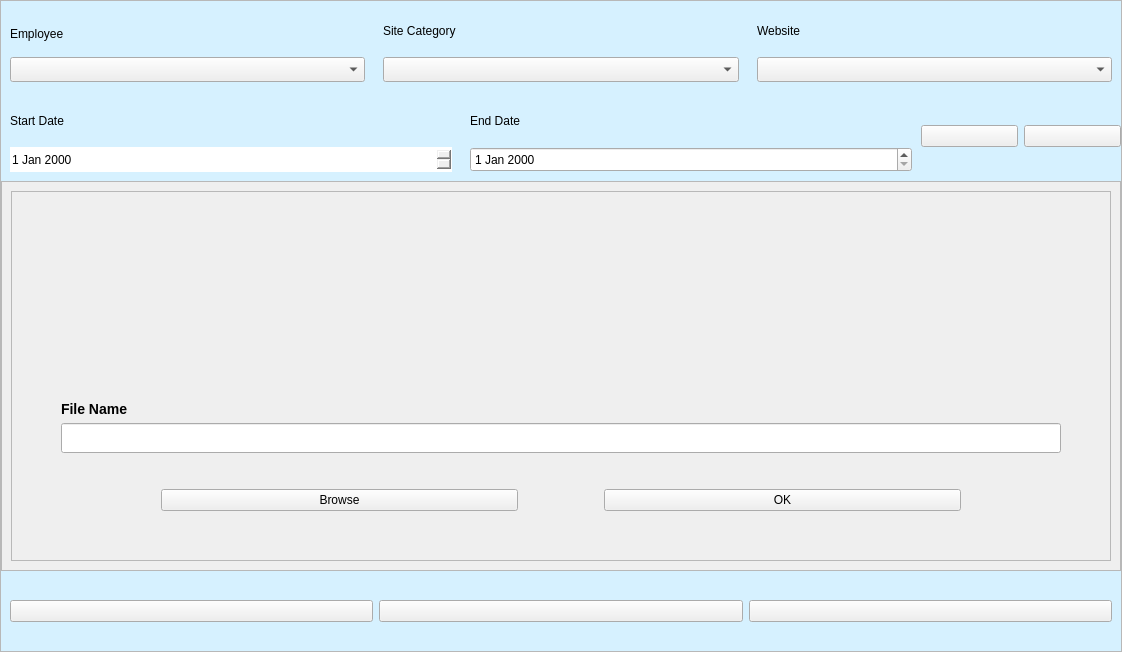
         <widget class="QWidget" name="employee_ui">
          <layout class="QHBoxLayout" name="horizontalLayout_36">
           <property name="leftMargin">
            <number>0</number>
           </property>
           <property name="topMargin">
            <number>0</number>
           </property>
           <property name="rightMargin">
            <number>0</number>
           </property>
           <property name="bottomMargin">
            <number>0</number>
           </property>
           <item>
            <widget class="QFrame" name="workforce__panel_2">
             <property name="frameShape">
              <enum>QFrame::StyledPanel</enum>
             </property>
             <property name="frameShadow">
              <enum>QFrame::Raised</enum>
             </property>
             <layout class="QVBoxLayout" name="verticalLayout_4">
              <property name="spacing">
               <number>0</number>
              </property>
              <property name="leftMargin">
               <number>0</number>
              </property>
              <property name="topMargin">
               <number>0</number>
              </property>
              <property name="rightMargin">
               <number>0</number>
              </property>
              <property name="bottomMargin">
               <number>0</number>
              </property>
              <item alignment="Qt::AlignTop">
               <widget class="QFrame" name="control_block_3">
                <property name="minimumSize">
                 <size>
                  <width>0</width>
                  <height>90</height>
                 </size>
                </property>
                <property name="maximumSize">
                 <size>
                  <width>16777215</width>
                  <height>80</height>
                 </size>
                </property>
                <property name="styleSheet">
                 <string notr="true">QFrame
{
	background: #D6F1FF;
   	border-bottom-right-radius:opx;
	border-bottom-left-radius:opx;
}</string>
                </property>
                <property name="frameShape">
                 <enum>QFrame::StyledPanel</enum>
                </property>
                <property name="frameShadow">
                 <enum>QFrame::Raised</enum>
                </property>
                <layout class="QHBoxLayout" name="horizontalLayout_12">
                 <property name="spacing">
                  <number>0</number>
                 </property>
                 <property name="leftMargin">
                  <number>0</number>
                 </property>
                 <property name="topMargin">
                  <number>0</number>
                 </property>
                 <property name="rightMargin">
                  <number>0</number>
                 </property>
                 <property name="bottomMargin">
                  <number>0</number>
                 </property>
                 <item>
                  <widget class="QFrame" name="e_emploee_block">
                   <property name="frameShape">
                    <enum>QFrame::StyledPanel</enum>
                   </property>
                   <property name="frameShadow">
                    <enum>QFrame::Raised</enum>
                   </property>
                   <layout class="QVBoxLayout" name="verticalLayout_22">
                    <property name="spacing">
                     <number>0</number>
                    </property>
                    <item>
                     <widget class="QLabel" name="e_employee_label">
                      <property name="text">
                       <string>Employee</string>
                      </property>
                     </widget>
                    </item>
                    <item>
                     <widget class="QComboBox" name="e_employee_combo_box">
                      <property name="minimumSize">
                       <size>
                        <width>0</width>
                        <height>25</height>
                       </size>
                      </property>
                     </widget>
                    </item>
                   </layout>
                  </widget>
                 </item>
                 <item>
                  <widget class="QFrame" name="category_bleck_2">
                   <property name="frameShape">
                    <enum>QFrame::StyledPanel</enum>
                   </property>
                   <property name="frameShadow">
                    <enum>QFrame::Raised</enum>
                   </property>
                   <layout class="QVBoxLayout" name="verticalLayout_23">
                    <item>
                     <widget class="QLabel" name="category_label_2">
                      <property name="text">
                       <string>Site Category</string>
                      </property>
                     </widget>
                    </item>
                    <item>
                     <widget class="QComboBox" name="e_category_combo_box">
                      <property name="minimumSize">
                       <size>
                        <width>0</width>
                        <height>25</height>
                       </size>
                      </property>
                     </widget>
                    </item>
                   </layout>
                  </widget>
                 </item>
                 <item>
                  <widget class="QFrame" name="e_website_block">
                   <property name="frameShape">
                    <enum>QFrame::StyledPanel</enum>
                   </property>
                   <property name="frameShadow">
                    <enum>QFrame::Raised</enum>
                   </property>
                   <layout class="QVBoxLayout" name="verticalLayout_24">
                    <item>
                     <widget class="QLabel" name="e_website_label">
                      <property name="text">
                       <string>Website</string>
                      </property>
                     </widget>
                    </item>
                    <item>
                     <widget class="QComboBox" name="e_website_combo_box">
                      <property name="minimumSize">
                       <size>
                        <width>0</width>
                        <height>25</height>
                       </size>
                      </property>
                     </widget>
                    </item>
                   </layout>
                  </widget>
                 </item>
                </layout>
               </widget>
              </item>
              <item alignment="Qt::AlignTop">
               <widget class="QFrame" name="control_block_4">
                <property name="minimumSize">
                 <size>
                  <width>0</width>
                  <height>90</height>
                 </size>
                </property>
                <property name="maximumSize">
                 <size>
                  <width>16777215</width>
                  <height>80</height>
                 </size>
                </property>
                <property name="styleSheet">
                 <string notr="true">QFrame
{
	background: #D6F1FF;
border-radius:opx;
}</string>
                </property>
                <property name="frameShape">
                 <enum>QFrame::StyledPanel</enum>
                </property>
                <property name="frameShadow">
                 <enum>QFrame::Raised</enum>
                </property>
                <layout class="QHBoxLayout" name="horizontalLayout_14">
                 <property name="spacing">
                  <number>0</number>
                 </property>
                 <property name="leftMargin">
                  <number>0</number>
                 </property>
                 <property name="topMargin">
                  <number>0</number>
                 </property>
                 <property name="rightMargin">
                  <number>0</number>
                 </property>
                 <property name="bottomMargin">
                  <number>0</number>
                 </property>
                 <item>
                  <widget class="QFrame" name="start_date_block_2">
                   <property name="styleSheet">
                    <string notr="true">border-radius: 0px;</string>
                   </property>
                   <property name="frameShape">
                    <enum>QFrame::StyledPanel</enum>
                   </property>
                   <property name="frameShadow">
                    <enum>QFrame::Raised</enum>
                   </property>
                   <layout class="QVBoxLayout" name="verticalLayout_39">
                    <item>
                     <widget class="QLabel" name="start_date_label_2">
                      <property name="text">
                       <string>Start Date</string>
                      </property>
                     </widget>
                    </item>
                    <item>
                     <widget class="QDateEdit" name="start_date_edit_2">
                      <property name="minimumSize">
                       <size>
                        <width>0</width>
                        <height>25</height>
                       </size>
                      </property>
                     </widget>
                    </item>
                   </layout>
                  </widget>
                 </item>
                 <item>
                  <widget class="QFrame" name="end_date_blcok_2">
                   <property name="frameShape">
                    <enum>QFrame::StyledPanel</enum>
                   </property>
                   <property name="frameShadow">
                    <enum>QFrame::Raised</enum>
                   </property>
                   <layout class="QVBoxLayout" name="verticalLayout_40">
                    <item>
                     <widget class="QLabel" name="end_date_label_2">
                      <property name="text">
                       <string>End Date</string>
                      </property>
                     </widget>
                    </item>
                    <item>
                     <widget class="QDateEdit" name="end_date_edit_2">
                      <property name="minimumSize">
                       <size>
                        <width>0</width>
                        <height>25</height>
                       </size>
                      </property>
                     </widget>
                    </item>
                   </layout>
                  </widget>
                 </item>
                 <item>
                  <widget class="QFrame" name="plot_control_block_2">
                   <property name="sizePolicy">
                    <sizepolicy hsizetype="Fixed" vsizetype="Preferred">
                     <horstretch>0</horstretch>
                     <verstretch>0</verstretch>
                    </sizepolicy>
                   </property>
                   <property name="minimumSize">
                    <size>
                     <width>200</width>
                     <height>0</height>
                    </size>
                   </property>
                   <property name="frameShape">
                    <enum>QFrame::StyledPanel</enum>
                   </property>
                   <property name="frameShadow">
                    <enum>QFrame::Raised</enum>
                   </property>
                   <layout class="QHBoxLayout" name="horizontalLayout_30">
                    <property name="leftMargin">
                     <number>0</number>
                    </property>
                    <property name="topMargin">
                     <number>0</number>
                    </property>
                    <property name="rightMargin">
                     <number>0</number>
                    </property>
                    <property name="bottomMargin">
                     <number>0</number>
                    </property>
                    <item>
                     <widget class="QPushButton" name="e_go_button">
                      <property name="text">
                       <string/>
                      </property>
                      <property name="icon">
                       <iconset resource="pic.qrc">
                        <normaloff>:/picture/picture/go.png</normaloff>:/picture/picture/go.png</iconset>
                      </property>
                      <property name="iconSize">
                       <size>
                        <width>30</width>
                        <height>30</height>
                       </size>
                      </property>
                     </widget>
                    </item>
                    <item>
                     <widget class="QPushButton" name="upload_button">
                      <property name="icon">
                       <iconset resource="pic.qrc">
                        <normaloff>:/picture/picture/load.png</normaloff>:/picture/picture/load.png</iconset>
                      </property>
                      <property name="iconSize">
                       <size>
                        <width>30</width>
                        <height>30</height>
                       </size>
                      </property>
                     </widget>
                    </item>
                   </layout>
                  </widget>
                 </item>
                </layout>
               </widget>
              </item>
              <item>
               <widget class="QFrame" name="e_plot_block">
                <property name="sizePolicy">
                 <sizepolicy hsizetype="Expanding" vsizetype="Expanding">
                  <horstretch>0</horstretch>
                  <verstretch>0</verstretch>
                 </sizepolicy>
                </property>
                <property name="minimumSize">
                 <size>
                  <width>0</width>
                  <height>0</height>
                 </size>
                </property>
                <property name="maximumSize">
                 <size>
                  <width>16777215</width>
                  <height>900</height>
                 </size>
                </property>
                <property name="styleSheet">
                 <string notr="true"/>
                </property>
                <property name="frameShape">
                 <enum>QFrame::StyledPanel</enum>
                </property>
                <property name="frameShadow">
                 <enum>QFrame::Raised</enum>
                </property>
                <layout class="QVBoxLayout" name="verticalLayout_6">
                 <property name="spacing">
                  <number>0</number>
                 </property>
                 <property name="leftMargin">
                  <number>0</number>
                 </property>
                 <property name="topMargin">
                  <number>0</number>
                 </property>
                 <property name="rightMargin">
                  <number>0</number>
                 </property>
                 <property name="bottomMargin">
                  <number>0</number>
                 </property>
                 <item>
                  <widget class="QStackedWidget" name="e_plot_stack">
                   <property name="currentIndex">
                    <number>3</number>
                   </property>
                   <widget class="QWidget" name="e_bar_page">
                    <layout class="QHBoxLayout" name="horizontalLayout_31">
                     <item>
                      <widget class="QTableView" name="e_bar_table_view">
                       <property name="sizePolicy">
                        <sizepolicy hsizetype="Preferred" vsizetype="Preferred">
                         <horstretch>0</horstretch>
                         <verstretch>0</verstretch>
                        </sizepolicy>
                       </property>
                      </widget>
                     </item>
                     <item>
                      <widget class="QFrame" name="e_bar_frame">
                       <layout class="QHBoxLayout" name="horizontalLayout_32"/>
                      </widget>
                     </item>
                    </layout>
                   </widget>
                   <widget class="QWidget" name="e_line_page">
                    <layout class="QVBoxLayout" name="verticalLayout_10">
                     <item>
                      <widget class="QCustomPlot" name="line_chart_2" native="true"/>
                     </item>
                    </layout>
                   </widget>
                   <widget class="QWidget" name="e_pie_page">
                    <layout class="QHBoxLayout" name="horizontalLayout_33">
                     <item>
                      <widget class="QTableView" name="e_pie_table_view">
                       <property name="sizePolicy">
                        <sizepolicy hsizetype="Preferred" vsizetype="Preferred">
                         <horstretch>0</horstretch>
                         <verstretch>0</verstretch>
                        </sizepolicy>
                       </property>
                      </widget>
                     </item>
                     <item>
                      <widget class="QFrame" name="pie_frame_2">
                       <layout class="QHBoxLayout" name="horizontalLayout_34"/>
                      </widget>
                     </item>
                    </layout>
                   </widget>
                   <widget class="QWidget" name="e_upload_page">
                    <layout class="QHBoxLayout" name="horizontalLayout_38">
                     <item>
                      <widget class="QFrame" name="frame_17">
                       <property name="sizePolicy">
                        <sizepolicy hsizetype="Expanding" vsizetype="Expanding">
                         <horstretch>0</horstretch>
                         <verstretch>0</verstretch>
                        </sizepolicy>
                       </property>
                       <property name="frameShape">
                        <enum>QFrame::StyledPanel</enum>
                       </property>
                       <property name="frameShadow">
                        <enum>QFrame::Raised</enum>
                       </property>
                       <layout class="QGridLayout" name="gridLayout_5">
                        <item row="0" column="0">
                         <spacer name="horizontalSpacer_8">
                          <property name="orientation">
                           <enum>Qt::Horizontal</enum>
                          </property>
                          <property name="sizeHint" stdset="0">
                           <size>
                            <width>40</width>
                            <height>20</height>
                           </size>
                          </property>
                         </spacer>
                        </item>
                        <item row="0" column="2">
                         <spacer name="horizontalSpacer_9">
                          <property name="orientation">
                           <enum>Qt::Horizontal</enum>
                          </property>
                          <property name="sizeHint" stdset="0">
                           <size>
                            <width>40</width>
                            <height>20</height>
                           </size>
                          </property>
                         </spacer>
                        </item>
                        <item row="1" column="1">
                         <spacer name="verticalSpacer_13">
                          <property name="orientation">
                           <enum>Qt::Vertical</enum>
                          </property>
                          <property name="sizeHint" stdset="0">
                           <size>
                            <width>20</width>
                            <height>40</height>
                           </size>
                          </property>
                         </spacer>
                        </item>
                        <item row="0" column="1">
                         <layout class="QGridLayout" name="gridLayout_2">
                          <item row="2" column="0">
                           <widget class="QLineEdit" name="file_name_line_edit">
                            <property name="minimumSize">
                             <size>
                              <width>1000</width>
                              <height>30</height>
                             </size>
                            </property>
                           </widget>
                          </item>
                          <item row="3" column="0">
                           <spacer name="verticalSpacer_16">
                            <property name="orientation">
                             <enum>Qt::Vertical</enum>
                            </property>
                            <property name="sizeHint" stdset="0">
                             <size>
                              <width>20</width>
                              <height>30</height>
                             </size>
                            </property>
                           </spacer>
                          </item>
                          <item row="1" column="0">
                           <widget class="QLabel" name="file_name_label">
                            <property name="text">
                             <string>&lt;h3&gt;File Name&lt;/h3&gt;</string>
                            </property>
                           </widget>
                          </item>
                          <item row="4" column="0">
                           <layout class="QHBoxLayout" name="horizontalLayout_37">
                            <item>
                             <spacer name="horizontalSpacer_10">
                              <property name="orientation">
                               <enum>Qt::Horizontal</enum>
                              </property>
                              <property name="sizeType">
                               <enum>QSizePolicy::Fixed</enum>
                              </property>
                              <property name="sizeHint" stdset="0">
                               <size>
                                <width>100</width>
                                <height>20</height>
                               </size>
                              </property>
                             </spacer>
                            </item>
                            <item>
                             <widget class="QPushButton" name="browse_button">
                              <property name="text">
                               <string>Browse</string>
                              </property>
                             </widget>
                            </item>
                            <item>
                             <spacer name="horizontalSpacer_7">
                              <property name="orientation">
                               <enum>Qt::Horizontal</enum>
                              </property>
                              <property name="sizeType">
                               <enum>QSizePolicy::Fixed</enum>
                              </property>
                              <property name="sizeHint" stdset="0">
                               <size>
                                <width>80</width>
                                <height>20</height>
                               </size>
                              </property>
                             </spacer>
                            </item>
                            <item>
                             <widget class="QPushButton" name="OK_button">
                              <property name="text">
                               <string>OK</string>
                              </property>
                             </widget>
                            </item>
                            <item>
                             <spacer name="horizontalSpacer_11">
                              <property name="orientation">
                               <enum>Qt::Horizontal</enum>
                              </property>
                              <property name="sizeType">
                               <enum>QSizePolicy::Fixed</enum>
                              </property>
                              <property name="sizeHint" stdset="0">
                               <size>
                                <width>100</width>
                                <height>20</height>
                               </size>
                              </property>
                             </spacer>
                            </item>
                           </layout>
                          </item>
                          <item row="0" column="0">
                           <spacer name="verticalSpacer_17">
                            <property name="orientation">
                             <enum>Qt::Vertical</enum>
                            </property>
                            <property name="sizeType">
                             <enum>QSizePolicy::Fixed</enum>
                            </property>
                            <property name="sizeHint" stdset="0">
                             <size>
                              <width>20</width>
                              <height>200</height>
                             </size>
                            </property>
                           </spacer>
                          </item>
                         </layout>
                        </item>
                       </layout>
                      </widget>
                     </item>
                    </layout>
                   </widget>
                  </widget>
                 </item>
                </layout>
               </widget>
              </item>
              <item alignment="Qt::AlignBottom">
               <widget class="QFrame" name="plot_button_block_2">
                <property name="minimumSize">
                 <size>
                  <width>0</width>
                  <height>80</height>
                 </size>
                </property>
                <property name="maximumSize">
                 <size>
                  <width>16777215</width>
                  <height>80</height>
                 </size>
                </property>
                <property name="styleSheet">
                 <string notr="true">QFrame{
	background: #D6F1FF;
   	border-top-right-radius:opx;
	border-top-left-radius:opx;
}</string>
                </property>
                <property name="frameShape">
                 <enum>QFrame::StyledPanel</enum>
                </property>
                <property name="frameShadow">
                 <enum>QFrame::Raised</enum>
                </property>
                <layout class="QHBoxLayout" name="horizontalLayout_35">
                 <item>
                  <widget class="QPushButton" name="e_bar_chart_button">
                   <property name="icon">
                    <iconset resource="pic.qrc">
                     <normaloff>:/picture/picture/bar-chart.png</normaloff>:/picture/picture/bar-chart.png</iconset>
                   </property>
                   <property name="iconSize">
                    <size>
                     <width>30</width>
                     <height>30</height>
                    </size>
                   </property>
                  </widget>
                 </item>
                 <item>
                  <widget class="QPushButton" name="e_line_chart_button">
                   <property name="icon">
                    <iconset resource="pic.qrc">
                     <normaloff>:/picture/picture/line-chart.png</normaloff>:/picture/picture/line-chart.png</iconset>
                   </property>
                   <property name="iconSize">
                    <size>
                     <width>30</width>
                     <height>30</height>
                    </size>
                   </property>
                  </widget>
                 </item>
                 <item>
                  <widget class="QPushButton" name="e_pie_chart_button">
                   <property name="icon">
                    <iconset resource="pic.qrc">
                     <normaloff>:/picture/picture/pie_chart.png</normaloff>:/picture/picture/pie_chart.png</iconset>
                   </property>
                   <property name="iconSize">
                    <size>
                     <width>30</width>
                     <height>30</height>
                    </size>
                   </property>
                  </widget>
                 </item>
                </layout>
               </widget>
              </item>
             </layout>
            </widget>
           </item>
          </layout>
         </widget>
